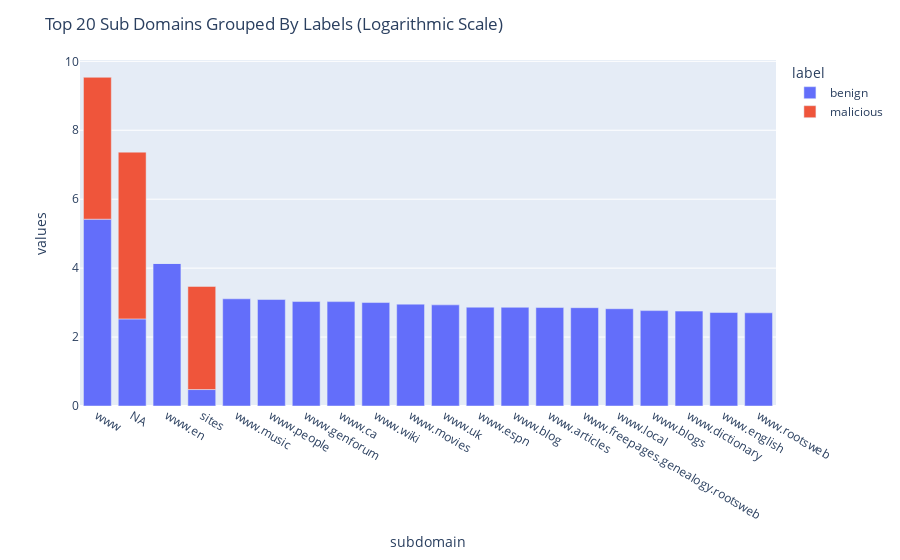

The notebook cell saved with this chart:
### Code cell
plot(
    data=data.groupby('label')['subdomain'], 
    n_group=20, 
    title='Top 20 Sub Domains Grouped By Labels (Logarithmic Scale)'
)

### Figure 1 — Plotly figure (JSON) as saved in the notebook; plotly's stock layout.template omitted (floating-point values rounded to 4 significant figures)
{"data": [{"alignmentgroup": "True", "hovertemplate": "label=benign<br>subdomain=%{x}<br>values=%{y}<extra></extra>", "legendgroup": "benign", "marker": {"color": "#636efa", "pattern": {"shape": ""}}, "name": "benign", "offsetgroup": "benign", "orientation": "v", "showlegend": true, "textposition": "auto", "type": "bar", "x": ["www", "NA", "www.en", "sites", "www.music", "www.people", "www.genforum", "www.ca", "www.wiki", "www.movies", "www.uk", "www.espn", "www.blog", "www.articles", "www.freepages.genealogy.rootsweb", "www.local", "www.blogs", "www.dictionary", "www.english", "www.rootsweb"], "xaxis": "x", "y": [5.42, 2.526, 4.134, 0.4771, 3.11, 3.089, 3.03, 3.029, 3.002, 2.956, 2.934, 2.867, 2.863, 2.857, 2.852, 2.822, 2.768, 2.753, 2.712, 2.704], "yaxis": "y"}, {"alignmentgroup": "True", "hovertemplate": "label=malicious<br>subdomain=%{x}<br>values=%{y}<extra></extra>", "legendgroup": "malicious", "marker": {"color": "#EF553B", "pattern": {"shape": ""}}, "name": "malicious", "offsetgroup": "malicious", "orientation": "v", "showlegend": true, "textposition": "auto", "type": "bar", "x": ["www", "NA", "www.en", "sites"], "xaxis": "x", "y": [4.116, 4.839, 0, 2.992], "yaxis": "y"}], "layout": {"barmode": "relative", "legend": {"title": {"text": "label"}, "tracegroupgap": 0}, "margin": {"t": 60}, "title": {"text": "Top 20 Sub Domains Grouped By Labels (Logarithmic Scale)"}, "xaxis": {"anchor": "y", "domain": [0, 1], "title": {"text": "subdomain"}}, "yaxis": {"anchor": "x", "domain": [0, 1], "title": {"text": "values"}}}}
